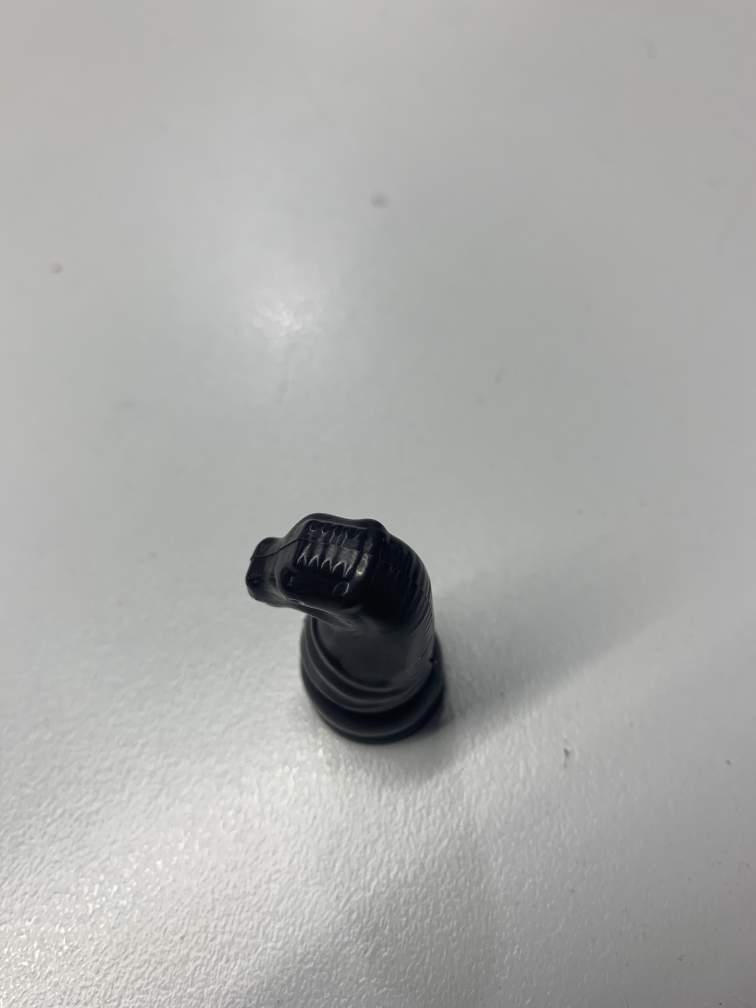
#> input picture dataset_yolo/images/test/IMG_1151.png, 3024 x 4032 px (shown at 1/4 size); its folder holds only this picture in this run
$ python yolo_labels.py
#> lines starting #> are read from the running program, lines starting #| are printed output that depends on the picture; after the words box and inside, x2 and y2 are one past the last pixel; in counts of white or black regions, pixels touching at a corner belong together
#!/usr/bin/env python3
"""
Simplified Chess Piece Detection for YOLOv8 Annotations
Detects single large black or cream chess piece on white background.
"""

import cv2
import numpy as np
import os
from pathlib import Path
import argparse


class ChessPieceDetector:
    def __init__(self, min_area=5000):
        """
        Initialize the chess piece detector.
        Detects single black or cream/beige chess piece on white background.

        Args:
            min_area: Minimum contour area to consider as a chess piece (default: 5000)
        """
        self.min_area = min_area

    def detect_color_region(self, image, is_dark=True):
        """
        Detect large dark (black) or light (cream/beige) region on white background.

        Args:
            image: Input BGR image
            is_dark: If True, detect dark/black regions. If False, detect cream/beige regions.

        Returns:
            Binary mask with the detected region
        """
        # Convert to grayscale
        gray = cv2.cvtColor(image, cv2.COLOR_BGR2GRAY)

        if is_dark:
            # Detect BLACK pieces
            # Anything darker than threshold is considered black
            _, binary = cv2.threshold(gray, 100, 255, cv2.THRESH_BINARY_INV)
        else:
            # Detect CREAM/BEIGE pieces
            # Cream pieces are lighter but not pure white (white background)
            # We want: not too dark (> 130) and not too light/white (< 200)
            _, gray_binary = cv2.threshold(gray, 130, 255, cv2.THRESH_BINARY_INV)
            _, white_mask = cv2.threshold(gray, 200, 255, cv2.THRESH_BINARY)
            white_mask = cv2.bitwise_not(white_mask)

            # Combine: not too dark, not too white
            binary = cv2.bitwise_and(gray_binary, white_mask)

        # Clean up the mask with morphological operations
        kernel = np.ones((15, 15), np.uint8)
        binary = cv2.morphologyEx(binary, cv2.MORPH_CLOSE, kernel, iterations=3)
        binary = cv2.morphologyEx(binary, cv2.MORPH_OPEN, kernel, iterations=2)

        # Fill holes to get solid piece
        kernel_fill = np.ones((25, 25), np.uint8)
        binary = cv2.morphologyEx(binary, cv2.MORPH_CLOSE, kernel_fill, iterations=3)

        return binary

    def detect_pieces(self, image):
        """
        Detect single large chess piece (black or cream) on white background.

        Args:
            image: Input BGR image

        Returns:
            List of bounding boxes [(x, y, w, h), ...] - should contain 1 box
        """
        img_height, img_width = image.shape[:2]
        img_area = img_height * img_width

        # Max area should be 80% of image
        max_area = img_area * 0.8

        # Try detecting black piece first
        binary_dark = self.detect_color_region(image, is_dark=True)

        # Try detecting cream piece
        binary_light = self.detect_color_region(image, is_dark=False)

        # Find contours for both
        contours_dark, _ = cv2.findContours(binary_dark, cv2.RETR_EXTERNAL, cv2.CHAIN_APPROX_SIMPLE)
        contours_light, _ = cv2.findContours(binary_light, cv2.RETR_EXTERNAL, cv2.CHAIN_APPROX_SIMPLE)

        # Combine all contours
        all_contours = list(contours_dark) + list(contours_light)

        if not all_contours:
            print("Warning: No regions detected")
            return []

        # Find the largest contour (should be the chess piece)
        largest_contour = max(all_contours, key=cv2.contourArea)
        area = cv2.contourArea(largest_contour)

        # Check if area is reasonable
        if area < self.min_area:
            print(f"Warning: Largest region too small (area={area:.0f}, min={self.min_area})")
            return []

        if area > max_area:
            print(f"Warning: Largest region too large (area={area:.0f}, max={max_area:.0f})")
            return []

        # Get bounding box
        x, y, w, h = cv2.boundingRect(largest_contour)

        return [(x, y, w, h)]

    def bbox_to_yolo(self, bbox, img_width, img_height, class_id=0):
        """
        Convert bounding box to YOLOv8 format.

        Args:
            bbox: Bounding box (x, y, w, h)
            img_width: Image width
            img_height: Image height
            class_id: Class ID for the object

        Returns:
            YOLOv8 format: (class_id, x_center_norm, y_center_norm, width_norm, height_norm)
        """
        x, y, w, h = bbox

        # Calculate center coordinates
        x_center = x + w / 2
        y_center = y + h / 2

        # Normalize coordinates
        x_center_norm = x_center / img_width
        y_center_norm = y_center / img_height
        width_norm = w / img_width
        height_norm = h / img_height

        return (class_id, x_center_norm, y_center_norm, width_norm, height_norm)

    def save_yolo_annotation(self, bboxes, img_width, img_height, output_path, class_id=0):
        """
        Save bounding boxes in YOLOv8 annotation format.

        Args:
            bboxes: List of bounding boxes [(x, y, w, h), ...]
            img_width: Image width
            img_height: Image height
            output_path: Path to save the annotation file
            class_id: Class ID for all detected objects
        """
        with open(output_path, 'w') as f:
            for bbox in bboxes:
                yolo_bbox = self.bbox_to_yolo(bbox, img_width, img_height, class_id)
                # Format: class_id x_center y_center width height
                f.write(f"{yolo_bbox[0]} {yolo_bbox[1]:.6f} {yolo_bbox[2]:.6f} "
                       f"{yolo_bbox[3]:.6f} {yolo_bbox[4]:.6f}\n")

    def visualize_detections(self, image, bboxes, output_path=None):
        """
        Visualize detected bounding boxes on the image.

        Args:
            image: Input BGR image
            bboxes: List of bounding boxes [(x, y, w, h), ...]
            output_path: Optional path to save the visualization

        Returns:
            Image with drawn bounding boxes
        """
        vis_image = image.copy()

        for bbox in bboxes:
            x, y, w, h = bbox
            cv2.rectangle(vis_image, (x, y), (x + w, y + h), (0, 255, 0), 3)
            cv2.putText(vis_image, 'chess_piece', (x, y - 10),
                       cv2.FONT_HERSHEY_SIMPLEX, 1.0, (0, 255, 0), 2)

        if output_path:
            cv2.imwrite(output_path, vis_image)

        return vis_image


def process_single_image(image_path, output_dir, detector, visualize=True):
    """
    Process a single image and generate annotations.

    Args:
        image_path: Path to input image
        output_dir: Directory to save annotations
        detector: ChessPieceDetector instance
        visualize: Whether to save visualization
    """
    # Read image
    image = cv2.imread(str(image_path))
    if image is None:
        print(f"Error: Could not read image {image_path}")
        return

    img_height, img_width = image.shape[:2]

    # Detect pieces
    bboxes = detector.detect_pieces(image)

    if len(bboxes) == 0:
        print(f"No chess piece detected in {image_path}")
    elif len(bboxes) == 1:
        print(f"✓ Detected 1 chess piece in {image_path}")
    else:
        print(f"Warning: Detected {len(bboxes)} pieces in {image_path} (expected 1)")

    # Create output directories
    labels_dir = Path(output_dir) / 'labels'
    labels_dir.mkdir(parents=True, exist_ok=True)

    # Save annotation
    image_name = Path(image_path).stem
    annotation_path = labels_dir / f"{image_name}.txt"
    detector.save_yolo_annotation(bboxes, img_width, img_height, annotation_path)
    print(f"  Saved annotation to {annotation_path}")

    # Save visualization
    if visualize:
        vis_dir = Path(output_dir) / 'visualizations'
        vis_dir.mkdir(parents=True, exist_ok=True)
        vis_path = vis_dir / f"{image_name}_detected.jpg"
        detector.visualize_detections(image, bboxes, vis_path)
        print(f"  Saved visualization to {vis_path}")


def process_directory(input_dir, output_dir, detector, visualize=True):
    """
    Process all images in a directory.

    Args:
        input_dir: Directory containing images
        output_dir: Directory to save annotations
        detector: ChessPieceDetector instance
        visualize: Whether to save visualizations
    """
    image_extensions = ['.jpg', '.jpeg', '.png', '.bmp', '.tiff']
    input_path = Path(input_dir)

    image_files = [f for f in input_path.iterdir()
                   if f.suffix.lower() in image_extensions]

    print(f"Found {len(image_files)} images in {input_dir}")
    print("=" * 60)

    for image_file in image_files:
        print(f"\nProcessing {image_file.name}...")
        process_single_image(image_file, output_dir, detector, visualize)

    print("\n" + "=" * 60)
    print(f"✓ Processing complete! Annotations saved to {output_dir}/labels/")
    print(f"✓ Check {output_dir}/visualizations/ to verify detections")


# [29 lines left out: function create_yaml_config, not called in this run]


def main():
    parser = argparse.ArgumentParser(
        description='Detect single black or cream chess piece on white background and generate YOLOv8 annotations'
    )
    # parser.add_argument('input', help='Input image file or directory')
    parser.add_argument('-o', '--output', default='output',
                       help='Output directory for annotations (default: output)')
    parser.add_argument('--min-area', type=int, default=5000,
                       help='Minimum contour area (default: 5000)')
    parser.add_argument('--no-visualize', action='store_true',
                       help='Skip creating visualization images')
    parser.add_argument('--create-yaml', action='store_true',
                       help='Create YOLOv8 dataset.yaml configuration file')

    args = parser.parse_args()

    # Initialize detector
    detector = ChessPieceDetector(min_area=args.min_area)

    # Check if input is file or directory
    input_path = "dataset_yolo/images/test"

    # if input_path.is_file():
    #     process_single_image(input_path, args.output, detector,
    #                        visualize=not args.no_visualize)
    # elif input_path.is_dir():
    process_directory(input_path, args.output, detector,
                        visualize=not args.no_visualize)
#> in process_single_image, image is the input picture: shape (4032, 3024, 3); mean B, G, R 169.4, 171.1, 170.5
#> in detect_color_region, `_, binary = cv2.threshold(gray, 100, 255, cv2.THRESH_BINARY_INV)`:
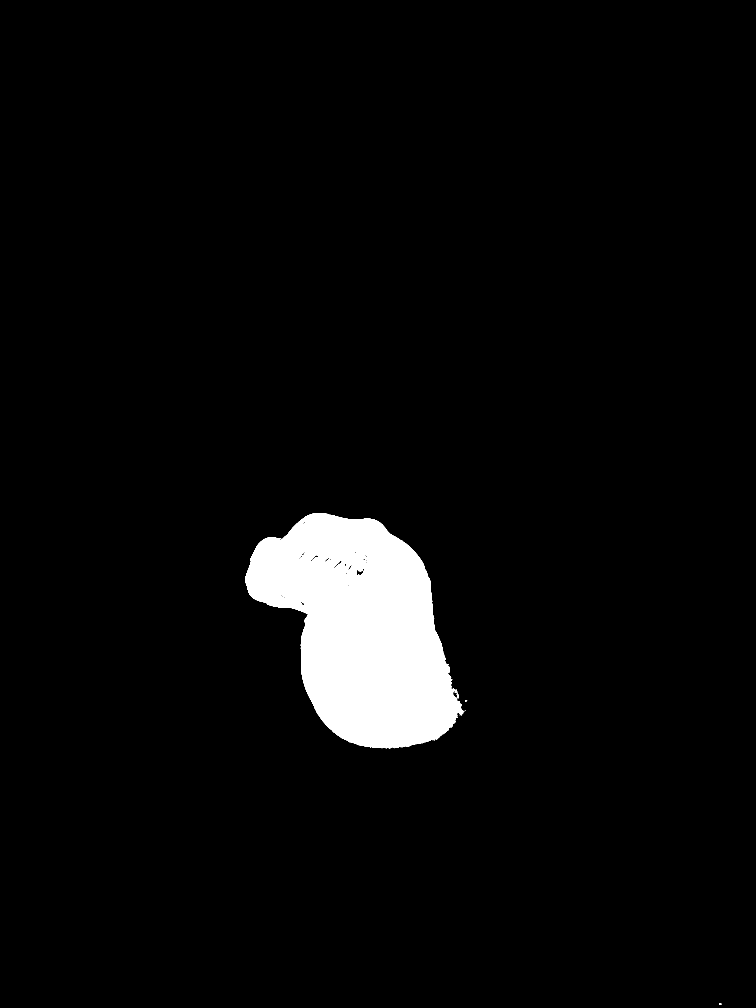
#> binary: shape (4032, 3024) (shown at 1/4 size); 4.2% white; 66 white regions (62 under 20 px), largest, box (x1, y1, x2, y2) and area: (982, 2052, 1853, 2993) 514131, (1827, 2774, 1835, 2793) 76, (2876, 4013, 2885, 4020) 45, (1820, 2768, 1830, 2772) 23
#> call 2 of detect_color_region, with is_dark = False
#> in detect_color_region (call 2), `_, gray_binary = cv2.threshold(gray, 130, 255, cv2.THRESH_BINARY_INV)`:
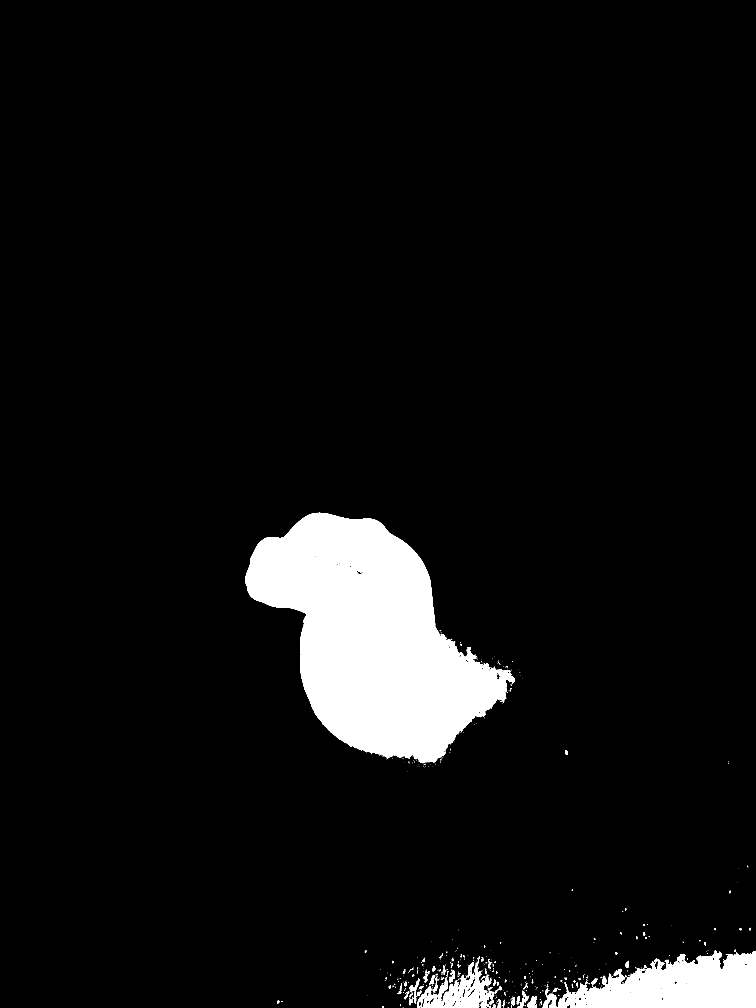
#> gray_binary: shape (4032, 3024) (shown at 1/4 size); 6.1% white; 680 white regions (582 under 20 px), largest, box (x1, y1, x2, y2) and area: (981, 2051, 2059, 3052) 591282, (2170, 3799, 3024, 4032) 120219, (1668, 3850, 1977, 4032) 22279
#> in detect_color_region (call 2), `_, white_mask = cv2.threshold(gray, 200, 255, cv2.THRESH_BINARY)`:
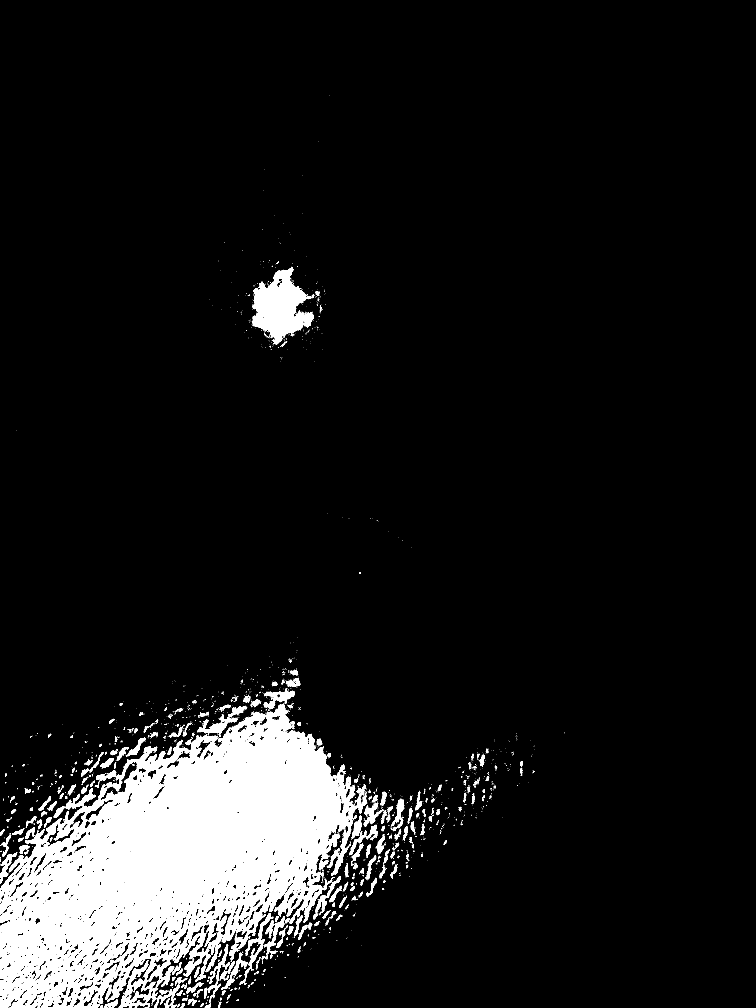
#> white_mask: shape (4032, 3024) (shown at 1/4 size); 8.9% white; 2511 white regions (2169 under 20 px), largest, box (x1, y1, x2, y2) and area: (0, 2816, 1467, 4032) 945291, (1008, 1067, 1256, 1374) 39417, (979, 3654, 1084, 3913) 4228
#> in detect_color_region (call 2), `white_mask = cv2.bitwise_not(white_mask)`:
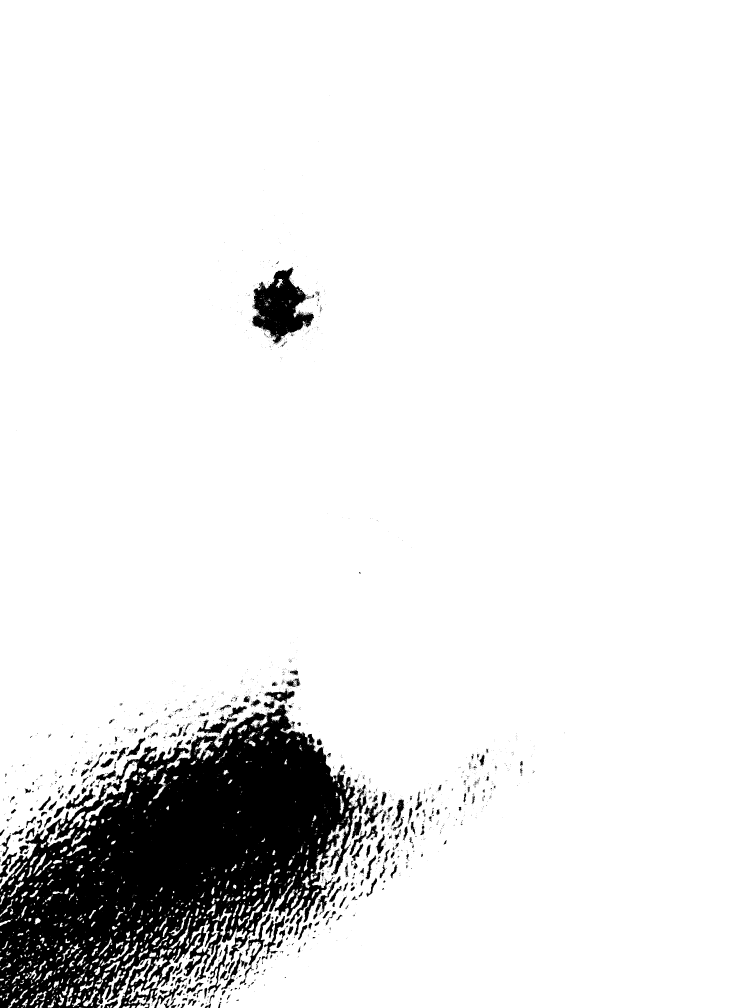
#> white_mask: shape (4032, 3024) (shown at 1/4 size); 91.1% white; 2511 black regions (2169 under 20 px), largest, box (x1, y1, x2, y2) and area: (0, 2816, 1467, 4032) 945291, (1008, 1067, 1256, 1374) 39417, (979, 3654, 1084, 3913) 4228
#> in detect_color_region (call 2), `binary = cv2.morphologyEx(binary, cv2.MORPH_CLOSE, kernel, iterations=3)`:
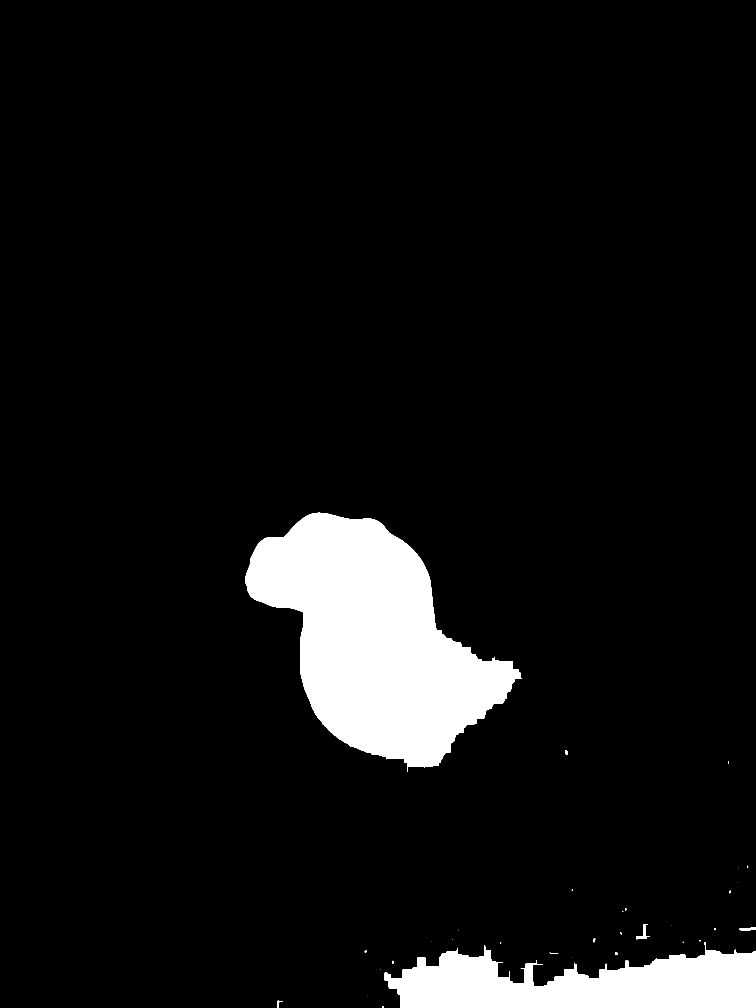
#> binary: shape (4032, 3024) (shown at 1/4 size); 7.1% white; 35 white regions (17 under 20 px), largest, box (x1, y1, x2, y2) and area: (981, 2051, 2089, 3088) 610359, (1539, 3769, 3024, 4032) 251143, (2544, 3696, 2599, 3758) 920
#> in detect_color_region (call 2), `binary = cv2.morphologyEx(binary, cv2.MORPH_OPEN, kernel, iterations=2)`:
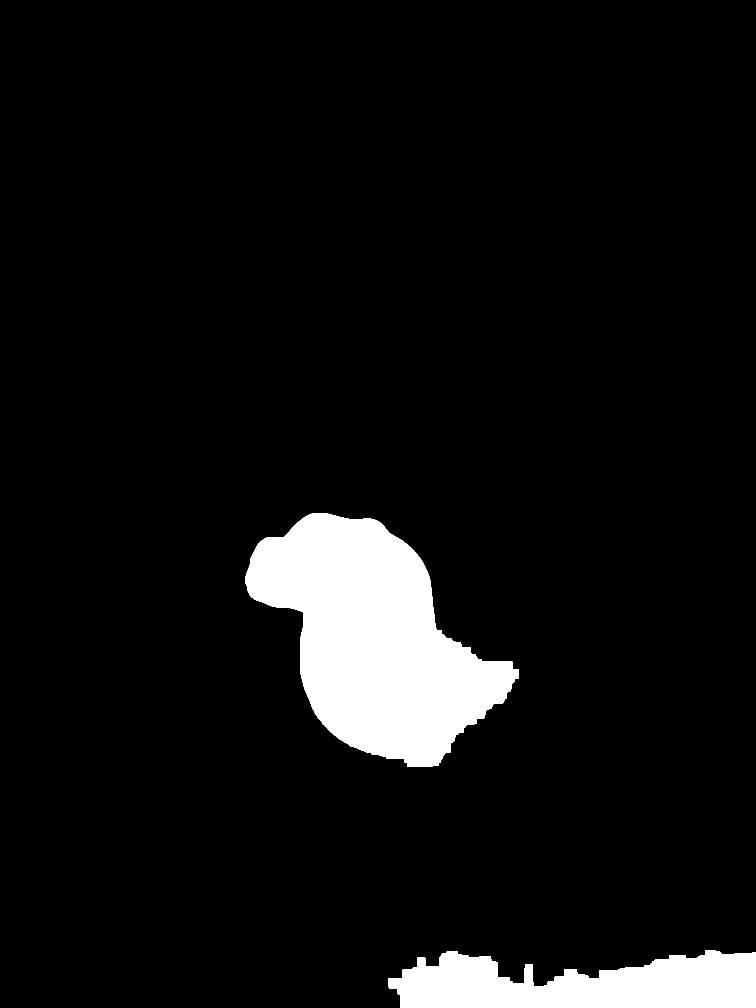
#> binary: shape (4032, 3024) (shown at 1/4 size); 7% white; 2 white regions, box (x1, y1, x2, y2) and area: (983, 2053, 2076, 3068) 609873, (1555, 3802, 3024, 4032) 248448
#> in detect_pieces, `contours_dark, _ = cv2.findContours(binary_dark, cv2.RETR_EXTERNAL, cv..`: contours_dark = 1 contour; box (x1, y1, x2, y2) and area: (983, 2053, 1861, 2993) 520248
#> in detect_pieces, `contours_light, _ = cv2.findContours(binary_light, cv2.RETR_EXTERNAL, ..`: contours_light = 2 contours; box (x1, y1, x2, y2) and area: (983, 2053, 2076, 3068) 608567, (1555, 3802, 3024, 4032) 252454
#> in detect_pieces, `all_contours = list(contours_dark) + list(contours_light)`: all_contours = 3 contours; box (x1, y1, x2, y2) and area: (983, 2053, 2076, 3068) 608567, (983, 2053, 1861, 2993) 520248, (1555, 3802, 3024, 4032) 252454
#> in detect_pieces, `largest_contour = max(all_contours, key=cv2.contourArea)`: largest_contour = contour of 1096 points, box (x1, y1, x2, y2) (983, 2053, 2076, 3068), area 608567
#> in detect_pieces, `area = cv2.contourArea(largest_contour)`: area = 608567
#> in detect_pieces, `x, y, w, h = cv2.boundingRect(largest_contour)`: x = 983; y = 2053; w = 1093; h = 1015
#> in process_single_image, `bboxes = detector.detect_pieces(image)`: bboxes = [(983, 2053, 1093, 1015)]
#> the loop in save_yolo_annotation, `for bbox in bboxes:` made 1 pass
#> (x in bbox_to_yolo, y in bbox_to_yolo, w in bbox_to_yolo, h in bbox_to_yolo, x_center in bbox_to_yolo, y_center in bbox_to_yolo, x_center_norm in bbox_to_yolo, y_center_norm in bbox_to_yolo) on pass 1: (983, 2053, 1093, 1015, 1529.5, 2560.5, 0.506, 0.635)
#> the loop in visualize_detections, `for bbox in bboxes:` made 1 pass
    # else:
    #     print(f"Error: {args.input} is not a valid file or directory")
    #     return

    # Create YAML config if requested
    if args.create_yaml:
        create_yaml_config(args.output)


if __name__ == '__main__':
    main()
